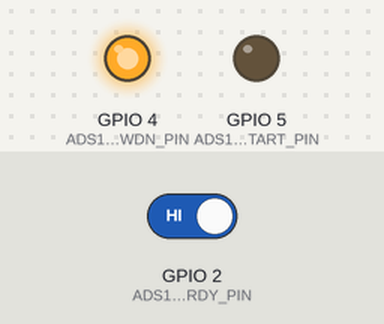
A program run on a simulated ESP32. On the bench: output pins drawn as LEDs (lit = HIGH). The inputs (shaded band) are chosen by the test bench; at power-on: GPIO 2 (ADS1292_DRDY_PIN) HIGH. Pins used as bus, display or sensor lines are not drawn; what the program prints to the serial monitor is not drawn.

Above: at 0.5 s.
At 2.3 s:
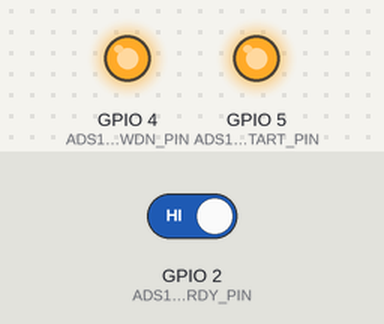
2.4 s: GPIO 2 (ADS1292_DRDY_PIN) driven LOW
Timing chart, 0 to 5.4 s (numbered marks = the images above; inputs shaded):
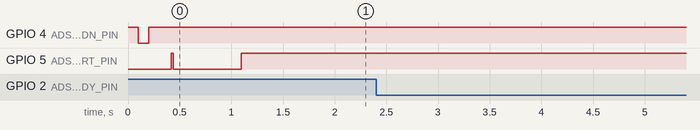

The program:

main.cpp
```cpp
#include <ads1292r/ads1292r.h>
#include <SPI.h>

ads1292r ADS1292; // define class
/************************************************************************************/
//Packet format
#define CES_CMDIF_PKT_START_1 0x0A
#define CES_CMDIF_PKT_START_2 0xFA
#define CES_CMDIF_TYPE_DATA 0x02
#define CES_CMDIF_PKT_STOP 0x0B

#define FILTERORDER 161
#define NRCOEFF (0.992)

/***********************************************************************************/
void ECG_ProcessCurrSample(int16_t *CurrAqsSample, int16_t *FilteredOut);
void ECG_FilterProcess(int16_t *WorkingBuff, int16_t *CoeffBuf, int16_t *FilterOut);
// uint32_t Bfilter_high(uint32_t input_data);
// uint32_t Bfilter_low(uint32_t input_data);

/***********************************************************************************/
/*SPI参数定义*/
volatile uint8_t SPI_Dummy_Buff[30];
uint8_t DataPacketHeader[6];
volatile signed long s32DaqVals[8];
uint8_t data_len = 8;
volatile byte SPI_RX_Buff[15];
volatile static int SPI_RX_Buff_Count = 0;
volatile char *SPI_RX_Buff_Ptr;
volatile bool ads1292dataReceived = false;
unsigned long uecgtemp = 0;
signed long secgtemp = 0;
int i, j;

int16_t CoeffBuf_40Hz_LowPass[FILTERORDER] = //滤波器参数
    {
        -72, 122, -31, -99, 117, 0, -121, 105, 34,
        -137, 84, 70, -146, 55, 104, -147, 20, 135,
        -137, -21, 160, -117, -64, 177, -87, -108, 185,
        -48, -151, 181, 0, -188, 164, 54, -218, 134,
        112, -238, 90, 171, -244, 33, 229, -235, -36,
        280, -208, -115, 322, -161, -203, 350, -92, -296,
        361, 0, -391, 348, 117, -486, 305, 264, -577,
        225, 445, -660, 93, 676, -733, -119, 991, -793,
        -480, 1486, -837, -1226, 2561, -865, -4018, 9438, 20972,
        9438, -4018, -865, 2561, -1226, -837, 1486, -480, -793,
        991, -119, -733, 676, 93, -660, 445, 225, -577,
        264, 305, -486, 117, 348, -391, 0, 361, -296,
        -92, 350, -203, -161, 322, -115, -208, 280, -36,
        -235, 229, 33, -244, 171, 90, -238, 112, 134,
        -218, 54, 164, -188, 0, 181, -151, -48, 185,
        -108, -87, 177, -64, -117, 160, -21, -137, 135,
        20, -147, 104, 55, -146, 70, 84, -137, 34,
        105, -121, 0, 117, -99, -31, 122, -72};

int16_t ECG_WorkingBuff[2 * FILTERORDER];

/* Variable which will hold the calculated heart rate */
int16_t ecg_wave_buff[1], ecg_filterout[1];

long status_byte = 0;
uint8_t LeadStatus = 0;
boolean leadoff_deteted = true;
/*巴特沃斯滤波所用*/
// float x[3], y[3], x_1[3], y_1[3];
// float b[3] = {0.9996, -1.9992, 0.9996};
// float a[3] = {1.0000, -1.9992, 0.9992};
// float b_1[3] = {0.4997, 0.9994, 0.4997};
// float a_1[3] = {1.0000, 0.7310, 0.2677};

void setup()
{
  // initalize the  data ready and chip select pins:
  pinMode(ADS1292_DRDY_PIN, INPUT);   //6
  pinMode(ADS1292_CS_PIN, OUTPUT);    //7
  pinMode(ADS1292_START_PIN, OUTPUT); //5
  pinMode(ADS1292_PWDN_PIN, OUTPUT);  //4

  Serial.begin(115200); // Baudrate for serial communica

  ADS1292.ads1292_Init(); //initalize ADS1292 slave
}

void loop()
{
  if ((digitalRead(ADS1292_DRDY_PIN)) == LOW) // Sampling rate is set to 125SPS ,DRDY ticks for every 8ms
  {
    SPI_RX_Buff_Ptr = ADS1292.ads1292_Read_Data(); // Read the data,point the data to a pointer

    for (i = 0; i < 9; i++)
    {
      SPI_RX_Buff[SPI_RX_Buff_Count++] = *(SPI_RX_Buff_Ptr + i); // store the result data in array
    }
    ads1292dataReceived = true;
  }

  if (ads1292dataReceived == true) // process the data
  {
    j = 0;
    for (i = 0; i < 6; i += 3) // data outputs is (24 status bits + 24 bits Respiration data +  24 bits ECG data)
    {

      uecgtemp = (unsigned long)(((unsigned long)SPI_RX_Buff[i + 3] << 16) | ((unsigned long)SPI_RX_Buff[i + 4] << 8) | (unsigned long)SPI_RX_Buff[i + 5]);
      uecgtemp = (unsigned long)(uecgtemp << 8);
      secgtemp = (signed long)(uecgtemp);
      secgtemp = (signed long)(secgtemp >> 8);

      s32DaqVals[j++] = secgtemp;
    }
    status_byte = (long)((long)SPI_RX_Buff[2] | ((long)SPI_RX_Buff[1]) << 8 | ((long)SPI_RX_Buff[0]) << 16); // First 3 bytes represents the status
    status_byte = (status_byte & 0x0f8000) >> 15;                                                            // bit15 gives the lead status
    LeadStatus = (unsigned char)status_byte;

    if (!((LeadStatus & 0x1f) == 0))
      leadoff_deteted = true;
    else
      leadoff_deteted = false;

    ecg_wave_buff[0] = (int16_t)(s32DaqVals[1] >> 8); // ignore the lower 8 bits out of 24bits

    if (leadoff_deteted == false)
    {
      ECG_ProcessCurrSample(&ecg_wave_buff[0], &ecg_filterout[0]); // filter out the line noise @40Hz cutoff 161 order
                                                                   //QRS_Algorithm_Interface(ecg_filterout[0]);             // calculate
    }
    else
      ecg_filterout[0] = 0;

    /*巴特沃斯滤波，有bug*/
    // uint32_t bdata = Bfilter_high(s32DaqVals[1]);
    // bdata = Bfilter_low(bdata);
    /*原始帧*/
    DataPacketHeader[0] = CES_CMDIF_PKT_START_1; // Packet header1 :0x0A
    DataPacketHeader[1] = CES_CMDIF_PKT_START_2; // Packet header2 :0xFA
    //DataPacketHeader[2] = (uint8_t)(data_len);   // data length
    //DataPacketHeader[3] = (uint8_t)(data_len >> 8);
    // DataPacketHeader[4] = CES_CMDIF_TYPE_DATA; // packet type: 0x02 -data 0x01 -commmand
/*
    DataPacketHeader[2] = s32DaqVals[1]; // 4 bytes ECG data
    DataPacketHeader[3] = s32DaqVals[1] >> 8;
    DataPacketHeader[4] = s32DaqVals[1] >> 16;
    DataPacketHeader[5] = s32DaqVals[1] >> 24;
*/
    DataPacketHeader[2] = ecg_filterout[0];
    DataPacketHeader[3] = ecg_filterout[0]>> 8;
    DataPacketHeader[4] = 0;
    DataPacketHeader[5] = 0;
    // DataPacketHeader[9] = s32DaqVals[0]; // 4 bytes Respiration data
    // DataPacketHeader[10] = s32DaqVals[0] >> 8;
    // DataPacketHeader[11] = s32DaqVals[0] >> 16;
    // DataPacketHeader[12] = s32DaqVals[0] >> 24;

    // DataPacketHeader[13] = CES_CMDIF_TYPE_DATA; // Packet footer1:0x00
    // DataPacketHeader[14] = CES_CMDIF_PKT_STOP;  // Packet footer2:0x0B

    for (i = 0; i < 6; i++)
    {
      Serial.write(DataPacketHeader[i]); // transmit the data over USB
    }
  }
  //Serial.printf("%ld %d \r\n", s32DaqVals[1], ecg_filterout[0]);

  ads1292dataReceived = false;
  SPI_RX_Buff_Count = 0;
}

void ECG_FilterProcess(int16_t *WorkingBuff, int16_t *CoeffBuf, int16_t *FilterOut)
{

  int32_t acc = 0; // accumulator for MACs
  int k;

  // perform the multiply-accumulate
  for (k = 0; k < 161; k++)
  {
    acc += (int32_t)(*CoeffBuf++) * (int32_t)(*WorkingBuff--);
  }
  // saturate the result
  if (acc > 0x3fffffff)
  {
    acc = 0x3fffffff;
  }
  else if (acc < -0x40000000)
  {
    acc = -0x40000000;
  }
  // convert from Q30 to Q15
  *FilterOut = (int16_t)(acc >> 15);
  //*FilterOut = *WorkingBuff;
}

void ECG_ProcessCurrSample(int16_t *CurrAqsSample, int16_t *FilteredOut)
{
  static uint16_t ECG_bufStart = 0, ECG_bufCur = FILTERORDER - 1, ECGFirstFlag = 1;
  static int16_t ECG_Pvev_DC_Sample, ECG_Pvev_Sample; /* Working Buffer Used for Filtering*/
  //  static short ECG_WorkingBuff[2 * FILTERORDER];
  int16_t *CoeffBuf;
  int16_t temp1, temp2, ECGData;

  /* Count variable*/
  uint16_t Cur_Chan;
  int16_t FiltOut = 0;
  //  short FilterOut[2];
  CoeffBuf = CoeffBuf_40Hz_LowPass; // Default filter option is 40Hz LowPass

  if (ECGFirstFlag) // First Time initialize static variables.
  {
    for (Cur_Chan = 0; Cur_Chan < FILTERORDER; Cur_Chan++)
    {
      ECG_WorkingBuff[Cur_Chan] = 0;
    }
    ECG_Pvev_DC_Sample = 0;
    ECG_Pvev_Sample = 0;
    ECGFirstFlag = 0;
  }

  temp1 = NRCOEFF * ECG_Pvev_DC_Sample; //First order IIR
  ECG_Pvev_DC_Sample = (CurrAqsSample[0] - ECG_Pvev_Sample) + temp1;
  ECG_Pvev_Sample = CurrAqsSample[0];
  temp2 = ECG_Pvev_DC_Sample >> 2;
  ECGData = (int16_t)temp2;

  /* Store the DC removed value in Working buffer in millivolts range*/
  ECG_WorkingBuff[ECG_bufCur] = ECGData;
  ECG_FilterProcess(&ECG_WorkingBuff[ECG_bufCur], CoeffBuf, (int16_t *)&FiltOut);
  /* Store the DC removed value in ECG_WorkingBuff buffer in millivolts range*/
  ECG_WorkingBuff[ECG_bufStart] = ECGData;

  /* Store the filtered out sample to the LeadInfo buffer*/
  FilteredOut[0] = FiltOut; //(CurrOut);

  ECG_bufCur++;
  ECG_bufStart++;

  if (ECG_bufStart == (FILTERORDER - 1))
  {
    ECG_bufStart = 0;
    ECG_bufCur = FILTERORDER - 1;
  }
  return;
}

/*
uint32_t Bfilter_high(uint32_t input_data)
{
  int i;
  for (i = 2; i > 0; i--)
  {
    y[i] = y[i - 1];
    x[i] = x[i - 1];
  }
  x[0] = input_data;
  y[0] = 0;
  for (i = 1; i < 3; i++)
  {
    y[0] = y[0] + b[i] * x[i];
    y[0] = y[0] - a[i] * y[i];
  }
  y[0] = y[0] + b[0] * x[0];
  return y[0];
}
uint32_t Bfilter_low(uint32_t input_data)
{
  int i;
  for (i = 2; i > 0; i--)
  {
    y_1[i] = y_1[i - 1];
    x_1[i] = x_1[i - 1];
  }
  x_1[0] = input_data;
  y_1[0] = 0;
  for (i = 1; i < 3; i++)
  {
    y_1[0] = y_1[0] + b_1[i] * x_1[i];
    y_1[0] = y_1[0] - a_1[i] * y_1[i];
  }
  y_1[0] = y_1[0] + b_1[0] * x_1[0];
  return y_1[0];
}
*/
```

ads1292r.cpp
```cpp
// (licence header left out)
#include <Arduino.h>
#include <ads1292r/ads1292r.h>
#include <SPI.h>

char* ads1292r::ads1292_Read_Data()
{

   static char SPI_Dummy_Buff[10];

   digitalWrite(ADS1292_CS_PIN, LOW);

	for (int i = 0; i < 9; ++i)
	{
		SPI_Dummy_Buff[i] = SPI.transfer(CONFIG_SPI_MASTER_DUMMY);

	}

    digitalWrite(ADS1292_CS_PIN, HIGH);

	return SPI_Dummy_Buff;
}

void ads1292r::ads1292_Init()
{
  // start the SPI library:
  SPI.begin();
  SPI.setBitOrder(MSBFIRST);
  //CPOL = 0, CPHA = 1
  SPI.setDataMode(SPI_MODE1);
  // Selecting 1Mhz clock for SPI
  SPI.setClockDivider(SPI_CLOCK_DIV16);

  ads1292_Reset();
  delay(100);
  ads1292_Disable_Start();
  ads1292_Enable_Start();

  ads1292_Hard_Stop();
  ads1292_Start_Data_Conv_Command();
  ads1292_Soft_Stop();
  delay(50);
  ads1292_Stop_Read_Data_Continuous();					// SDATAC command
  delay(300);

  ads1292_Reg_Write(ADS1292_REG_CONFIG1, 0x00); 		//Set sampling rate to 125 SPS
  delay(10);
  ads1292_Reg_Write(ADS1292_REG_CONFIG2, 0b10100000);	//Lead-off comp off, test signal disabled
  delay(10);
  ads1292_Reg_Write(ADS1292_REG_LOFF, 0b00010000);		//Lead-off defaults
  delay(10);
  ads1292_Reg_Write(ADS1292_REG_CH1SET, 0b01000000);	//Ch 1 enabled, gain 6, connected to electrode in
  delay(10);
  ads1292_Reg_Write(ADS1292_REG_CH2SET, 0b01100000);	//Ch 2 enabled, gain 6, connected to electrode in
  delay(10);
  ads1292_Reg_Write(ADS1292_REG_RLDSENS, 0b00101100);	//RLD settings: fmod/16, RLD enabled, RLD inputs from Ch2 only
  delay(10);
  ads1292_Reg_Write(ADS1292_REG_LOFFSENS, 0x00);		//LOFF settings: all disabled
  delay(10);
														//Skip register 8, LOFF Settings default
  ads1292_Reg_Write(ADS1292_REG_RESP1, 0b11110010);		//Respiration: MOD/DEMOD turned only, phase 0
  delay(10);
  ads1292_Reg_Write(ADS1292_REG_RESP2, 0b00000011);		//Respiration: Calib OFF, respiration freq defaults
  delay(10);
  ads1292_Start_Read_Data_Continuous();
  delay(10);
  ads1292_Enable_Start();
}

void ads1292r::ads1292_Reset()
{
  digitalWrite(ADS1292_PWDN_PIN, HIGH);
  delay(100);					// Wait 100 mSec
  digitalWrite(ADS1292_PWDN_PIN, LOW);
  delay(100);
  digitalWrite(ADS1292_PWDN_PIN, HIGH);
  delay(100);
}

void ads1292r::ads1292_Disable_Start()
{
  digitalWrite(ADS1292_START_PIN, LOW);
  delay(20);
}

void ads1292r::ads1292_Enable_Start()
{
  digitalWrite(ADS1292_START_PIN, HIGH);
  delay(20);
}

void ads1292r::ads1292_Hard_Stop (void)
{
  digitalWrite(ADS1292_START_PIN, LOW);
  delay(100);
}


void ads1292r::ads1292_Start_Data_Conv_Command (void)
{
  ads1292_SPI_Command_Data(START);					// Send 0x08 to the ADS1x9x
}

void ads1292r::ads1292_Soft_Stop (void)
{
  ads1292_SPI_Command_Data(STOP);                   // Send 0x0A to the ADS1x9x
}

void ads1292r::ads1292_Start_Read_Data_Continuous (void)
{
  ads1292_SPI_Command_Data(RDATAC);					// Send 0x10 to the ADS1x9x
}

void ads1292r::ads1292_Stop_Read_Data_Continuous (void)
{
  ads1292_SPI_Command_Data(SDATAC);					// Send 0x11 to the ADS1x9x
}

void ads1292r::ads1292_SPI_Command_Data(unsigned char data_in)
{
  byte data[1];
  //data[0] = data_in;
  digitalWrite(ADS1292_CS_PIN, LOW);
  delay(2);
  digitalWrite(ADS1292_CS_PIN, HIGH);
  delay(2);
  digitalWrite(ADS1292_CS_PIN, LOW);
  delay(2);
  SPI.transfer(data_in);
  delay(2);
  digitalWrite(ADS1292_CS_PIN, HIGH);
}

//Sends a write command to SCP1000
void ads1292r::ads1292_Reg_Write (unsigned char READ_WRITE_ADDRESS, unsigned char DATA)
{
  switch (READ_WRITE_ADDRESS)
  {
    case 1:
            DATA = DATA & 0x87;
	    break;
    case 2:
            DATA = DATA & 0xFB;
	    DATA |= 0x80;
	    break;
    case 3:
	    DATA = DATA & 0xFD;
	    DATA |= 0x10;
	    break;
    case 7:
	    DATA = DATA & 0x3F;
	    break;
    case 8:
    	    DATA = DATA & 0x5F;
	    break;
    case 9:
	    DATA |= 0x02;
	    break;
    case 10:
	    DATA = DATA & 0x87;
	    DATA |= 0x01;
	    break;
    case 11:
	    DATA = DATA & 0x0F;
	    break;
    default:
	    break;
  }

  // now combine the register address and the command into one byte:
  byte dataToSend = READ_WRITE_ADDRESS | WREG;

   digitalWrite(ADS1292_CS_PIN, LOW);
   delay(2);
   digitalWrite(ADS1292_CS_PIN, HIGH);
   delay(2);
  // take the chip select low to select the device:
  digitalWrite(ADS1292_CS_PIN, LOW);
  delay(2);
  SPI.transfer(dataToSend); //Send register location
  SPI.transfer(0x00);		//number of register to wr
  SPI.transfer(DATA);		//Send value to record into register

  delay(2);
  // take the chip select high to de-select:
  digitalWrite(ADS1292_CS_PIN, HIGH);
}
```

ads1292r.h
```cpp
// (licence header left out)
#ifndef ads1292r_h
#define ads1292r_h

#include "Arduino.h"

#define CONFIG_SPI_MASTER_DUMMY   0xFF

// Register Read Commands
#define  RREG    0x20;		//Read n nnnn registers starting at address r rrrr
                                //first byte 001r rrrr (2xh)(2) - second byte 000n nnnn(2)
#define WREG    0x40;		//Write n nnnn registers starting at address r rrrr
                                //first byte 010r rrrr (2xh)(2) - second byte 000n nnnn(2)

#define START		0x08		//Start/restart (synchronize) conversions
#define STOP		0x0A		//Stop conversion
#define RDATAC      0x10		//Enable Read Data Continuous mode.

//This mode is the default mode at power-up.
#define SDATAC		0x11		//Stop Read Data Continuously mode
#define RDATA		0x12		//Read data by command; supports multiple read back.

//Pin declartion the other you need are controlled by the SPI library
const int ADS1292_DRDY_PIN = 2;
const int ADS1292_CS_PIN = 22;
const int ADS1292_START_PIN = 5;
const int ADS1292_PWDN_PIN = 4;

//register address
#define ADS1292_REG_ID			0x00
#define ADS1292_REG_CONFIG1		0x01
#define ADS1292_REG_CONFIG2		0x02
#define ADS1292_REG_LOFF		0x03
#define ADS1292_REG_CH1SET		0x04
#define ADS1292_REG_CH2SET		0x05
#define ADS1292_REG_RLDSENS		0x06
#define ADS1292_REG_LOFFSENS    0x07
#define ADS1292_REG_LOFFSTAT    0x08
#define ADS1292_REG_RESP1	    0x09
#define ADS1292_REG_RESP2	    0x0A

class ads1292r
{
  public:
    static void ads1292_Init(void);
    static void ads1292_Reset(void);
	static void ads1292_Reg_Write (unsigned char READ_WRITE_ADDRESS, unsigned char DATA);
	static void ads1292_Reg_Read (unsigned char READ_WRITE_ADDRESS);
    static void ads1292_SPI_Command_Data(unsigned char data_in);
    static void ads1292_Disable_Start(void);
    static void ads1292_Enable_Start(void);
    static void ads1292_Hard_Stop (void);
    static void ads1292_Start_Data_Conv_Command (void);
    static void ads1292_Soft_Stop (void);
    static void ads1292_Start_Read_Data_Continuous (void);
    static void ads1292_Stop_Read_Data_Continuous (void);
    static char* ads1292_Read_Data(void);

};

#endif
```
